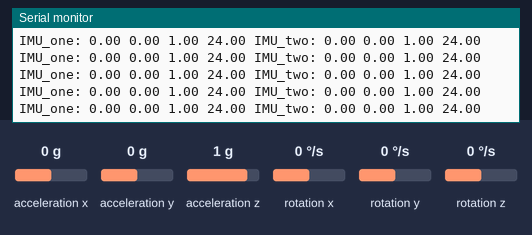
The sketch below on a simulated Arduino Uno, built with avr-gcc and run on an emulated ATmega328P. On the bench: the last lines printed to the serial monitor. Wiring (inferred from the names in the program): MPU-6050 motion sensor at I2C address 0x68; MPU-6050 motion sensor at I2C address 0x69. The test bench sets the inputs (shaded band); at power-on: acceleration x 0 g, acceleration y 0 g, acceleration z 1 g, rotation x 0 °/s, rotation y 0 °/s, rotation z 0 °/s.

Above: at 1.2 s.
1.3 s: acceleration x set to -1.4 g
At 1.47 s:
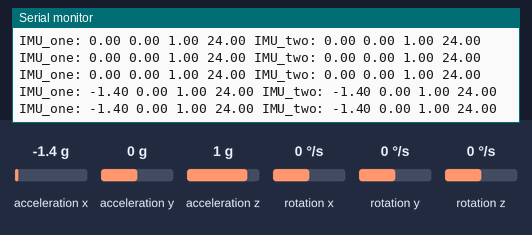
4.3 s: acceleration y set to -1.4 g
At 4.35 s:
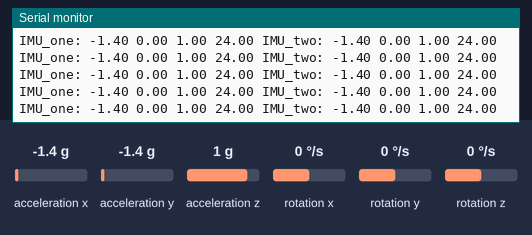
7.3 s: acceleration z set to -1.4 g
At 7.32 s:
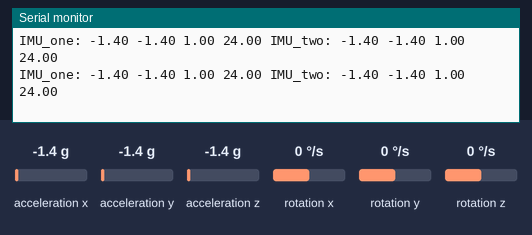
10.3 s: acceleration x set to 0 g
At 10.31 s:
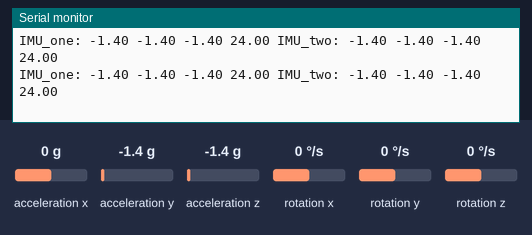
13.3 s: acceleration y set to 0 g
At 13.36 s:
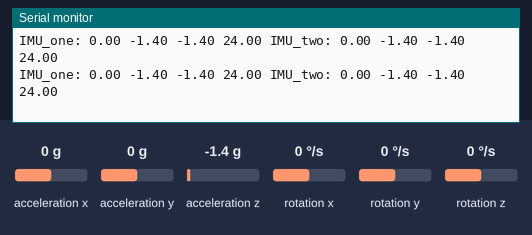
16.3 s: acceleration z set to 0 g
At 20.25 s:
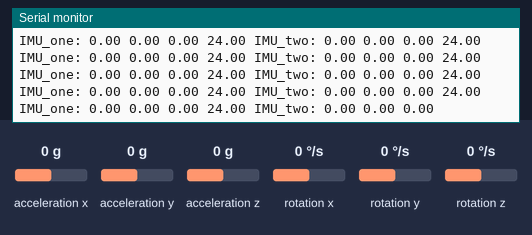
Timing chart, 0 to 20.3 s (numbered marks = the images above; inputs shaded):
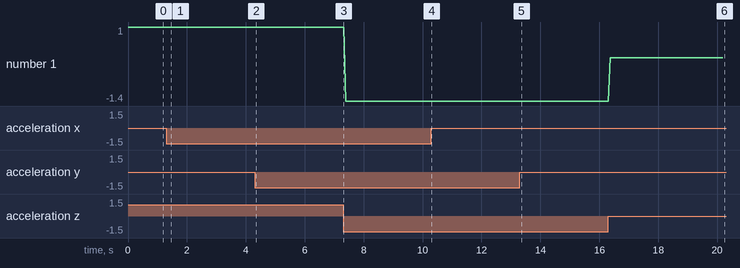

Measured:
- after the input at 1.3 s, the serial monitor: prints a new line after 0.10 s (image 1)
- after the input at 16.3 s, the serial monitor: prints a new line after 0.08 s (image 6)

The sketch:

two_sensors.ino
```cpp
#include<Wire.h>
const int MPU_addr_1 = 0x68; // I2C address of the first MPU-6050
const int MPU_addr_2 = 0x69; // I2C address of the second MPU-6050
int16_t AcX1, AcY1, AcZ1, Tmp1, AcX2, AcY2, AcZ2, Tmp2; // definition of variables
double Acc_angle_x,Acc_angle_y;

void setup() {
  Wire.begin();
  Wire.beginTransmission(MPU_addr_1);
  Wire.write(0x6B);  // PWR_MGMT_1 register
  Wire.write(0);     // set to zero (wakes up the MPU-6050)
  Wire.endTransmission(true);
  Serial.begin(9600);
  Wire.begin();
  Wire.beginTransmission(MPU_addr_2);
  Wire.write(0x6B);  // PWR_MGMT_1 register
  Wire.write(0);     // set to zero (wakes up the MPU-6050)
  Wire.endTransmission(true);
  Serial.begin(9600);
}

void loop() {
  Wire.beginTransmission(MPU_addr_1);
  Wire.write(0x3B);  // starting with register 0x3B (ACCEL_XOUT_H)
  Wire.endTransmission(false);
  Wire.requestFrom(MPU_addr_1, 14, true); // request a total of 14 registers
  float AcX1 = Wire.read() << 8 | Wire.read(); // 0x3B (ACCEL_XOUT_H) & 0x3C (ACCEL_XOUT_L)
  float AcY1 = Wire.read() << 8 | Wire.read(); // 0x3D (ACCEL_YOUT_H) & 0x3E (ACCEL_YOUT_L)
  float AcZ1 = Wire.read() << 8 | Wire.read(); // 0x3F (ACCEL_ZOUT_H) & 0x40 (ACCEL_ZOUT_L)
  Tmp1 = Wire.read() << 8 | Wire.read(); // 0x41 (TEMP_OUT_H) & 0x42 (TEMP_OUT_L)

  Wire.beginTransmission(MPU_addr_2);
  Wire.write(0x3B);  // starting with register 0x3B (ACCEL_XOUT_H)
  Wire.endTransmission(false);
  Wire.requestFrom(MPU_addr_2, 14, true); // request a total of 14 registers
  float AcX2 = Wire.read() << 8 | Wire.read(); // 0x3B (ACCEL_XOUT_H) & 0x3C (ACCEL_XOUT_L)
  float AcY2= Wire.read() << 8 | Wire.read(); // 0x3D (ACCEL_YOUT_H) & 0x3E (ACCEL_YOUT_L)
  float AcZ2 = Wire.read() << 8 | Wire.read(); // 0x3F (ACCEL_ZOUT_H) & 0x40 (ACCEL_ZOUT_L)
  Tmp2 = Wire.read() << 8 | Wire.read(); // 0x41 (TEMP_OUT_H) & 0x42 (TEMP_OUT_L)

  Serial.print("IMU_one: ");
  Serial.print(AcX1 / 16384);
  Serial.print(" ");
  Serial.print(AcY1 / 16384);
  Serial.print(" ");
  Serial.print(AcZ1 / 16384);
  Serial.print(" ");
  Serial.print(Tmp1 / 340.00 + 36.53);
  Serial.print(" ");
  Serial.print("IMU_two: ");
  Serial.print(AcX2 / 16384);
  Serial.print(" ");
  Serial.print(AcY2 / 16384);
  Serial.print(" ");
  Serial.print(AcZ2 / 16384);
  Serial.print(" ");
  Serial.println(Tmp2 / 340.00 + 36.53);
//  Acc_angle_x = (atan((Acc_rawY)/sqrt(pow((Acc_rawX),2) + pow((Acc_rawZ),2)))*rad_to_deg) ;
// /*---Y---*/
//  Acc_angle_y = (atan(-1*(Acc_rawX)/sqrt(pow((Acc_rawY),2) + pow((Acc_rawZ),2)))*rad_to_deg) ;
//  delay(500);
}
```
